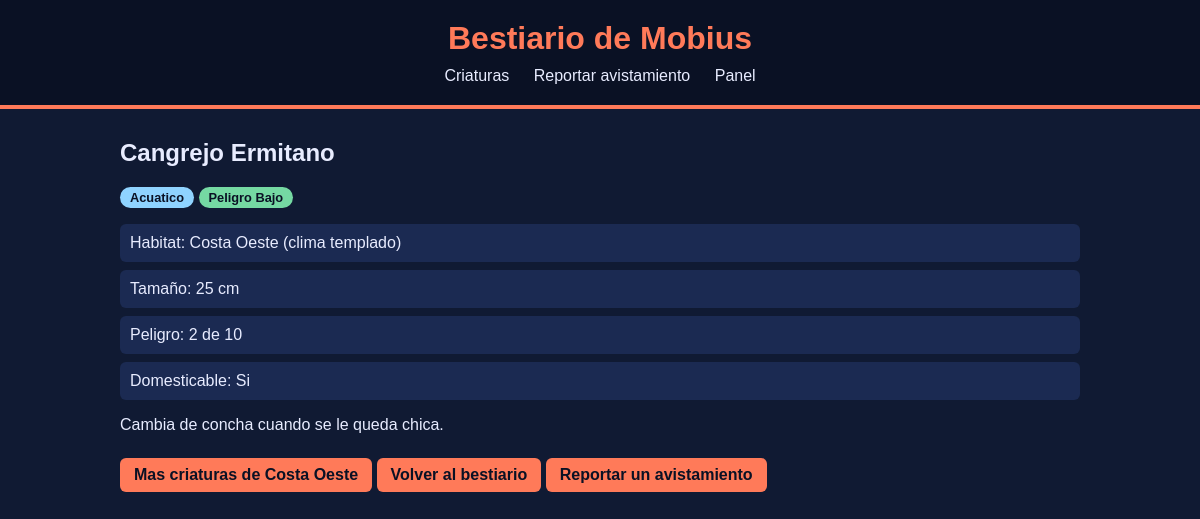
The page /criatura/8/ on the database its author committed.
### bestiario/models.py (models this page shows, shortened)
class Criatura(models.Model):
    TIPOS = [
        ('terrestre','Terrestre'),
        ('aereo', 'Aereo'),
        ('acuatico','Acuatico'),
    ]
    habitat = models.ForeignKey(
        Habitat,
        on_delete=models.PROTECT,
        related_name='criaturas',
    )
    nombre = models.CharField(max_length=100)
    tipo = models.CharField(max_length=10,choices=TIPOS)
    peligro = models.PositiveSmallIntegerField(default=1)
    tamano_cm = models.PositiveIntegerField()
    domesticable = models.BooleanField(default=False)
    visible = models.BooleanField(default=True)
    descripcion = models.TextField(blank=True)
    class Meta:
        ordering = ['nombre']
    @property
    def nivel_peligro(self):
        if self.peligro >=8:
            return "Alto"
        if self.peligro >=4:
            return "Medio"
        return "Bajo"

class Habitat(models.Model):
    nombre = models.CharField(max_length=80, unique=True)
    clima = models.CharField(max_length=60)
    descripcion = models.TextField(blank=True)
    class Meta:
        ordering = ['nombre']

### bestiario/views.py (the view)
# urls.py: path('criatura/<int:id>/', views.detalle, name='detalle'),
def detalle(request, id):
    criatura = get_object_or_404(
        Criatura.objects.select_related('habitat'),
        id=id,
        visible=True,
    )
    return render(request, 'bestiario/detalle.html', {'criatura': criatura})

### bestiario/templates/bestiario/detalle.html (shortened to what this page needs)
{% extends 'base.html' %}
{% block contenido %}
    <h2>{{ criatura.nombre }}</h2>
    <span class="tipo">{{ criatura.get_tipo_display }}</span>
    <span class="nivel nivel-{{ criatura.nivel_peligro|lower }}">Peligro {{ criatura.nivel_peligro }}</span>
    <ul class="datos">
        <li>Habitat: {{ criatura.habitat.nombre }} (clima {{ criatura.habitat.clima|lower }})</li>
        <li>Tamaño: {{ criatura.tamano_cm }} cm</li>
        <li>Peligro: {{ criatura.peligro }} de 10</li>
        <li>Domesticable: {{ criatura.domesticable|yesno:"Si,No" }}</li>
    </ul>
    {{ criatura.descripcion|default:"Sin descripcion."|linebreaks }}
    <a href="{% url 'bestiario:inicio' %}?habitat={{ criatura.habitat.id }}" class="boton">Mas criaturas de {{ criatura.habitat.nombre }}</a>
    <a href="{% url 'bestiario:inicio' %}" class="boton">Volver al bestiario</a>
    <a href="{% url 'bestiario:reportar' %}?criatura={{ criatura.id }}" class="boton">Reportar un avistamiento</a>
{% endblock %}

### static/css/bestiario.css (style rules this page uses)
body { background-color: #101a33; color: #e8ecff; font-family: 'Trebuchet MS', sans-serif; margin: 0; }
.tarjeta a, .boton { display: inline-block; margin-top: 8px; background-color: #ff7a59; color: #0a1124; padding: 8px 14px; border-radius: 6px; text-decoration: none; font-weight: bold; }
.tipo, .nivel { display: inline-block; padding: 3px 10px; border-radius: 12px; font-size: 0.8rem; font-weight: bold; color: #0a1124; }
.tipo { background-color: #8fd3ff; }
.nivel-bajo { background-color: #75d9a3; }
.datos { list-style: none; padding: 0; }
.datos li { background-color: #1b2a52; margin: 8px 0; padding: 10px; border-radius: 6px; }

### rows shown on the page
Criatura: nombre "Cangrejo Ermitano", tipo "Acuatico", nivel_peligro "Bajo", habitat.nombre "Costa Oeste", habitat.clima "templado", tamano_cm "25", peligro "2", domesticable "Si", descripcion "Cambia de concha cuando se le queda chica."
